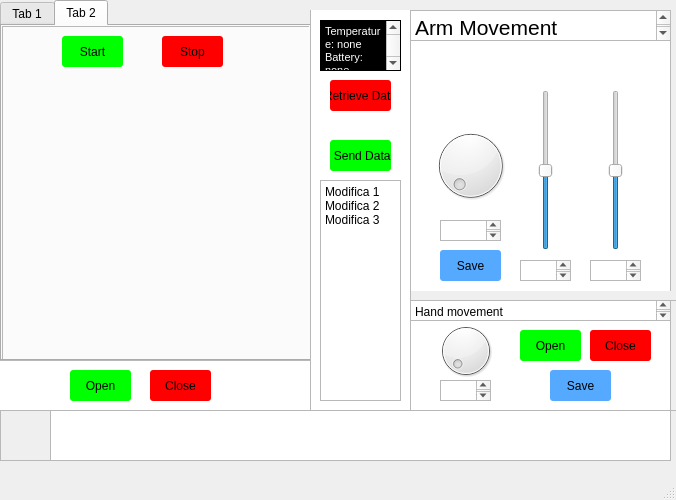
<?xml version="1.0" encoding="UTF-8"?>
<ui version="4.0">
 <class>MainWindow</class>
 <widget class="QMainWindow" name="MainWindow">
  <property name="geometry">
   <rect>
    <x>0</x>
    <y>0</y>
    <width>676</width>
    <height>500</height>
   </rect>
  </property>
  <property name="windowTitle">
   <string>MainWindow</string>
  </property>
  <widget class="QWidget" name="centralwidget">
   <widget class="QTabWidget" name="tabWidget_shellMovementCamera">
    <property name="geometry">
     <rect>
      <x>0</x>
      <y>0</y>
      <width>311</width>
      <height>361</height>
     </rect>
    </property>
    <property name="currentIndex">
     <number>1</number>
    </property>
    <widget class="QWidget" name="tab_shellMovement">
     <attribute name="title">
      <string>Tab 1</string>
     </attribute>
     <widget class="QFrame" name="frame_shellMovement">
      <property name="geometry">
       <rect>
        <x>0</x>
        <y>0</y>
        <width>301</width>
        <height>331</height>
       </rect>
      </property>
      <property name="frameShape">
       <enum>QFrame::StyledPanel</enum>
      </property>
      <property name="frameShadow">
       <enum>QFrame::Raised</enum>
      </property>
      <widget class="QListWidget" name="listWidget_backgroundShellMovement">
       <property name="geometry">
        <rect>
         <x>0</x>
         <y>50</y>
         <width>301</width>
         <height>291</height>
        </rect>
       </property>
      </widget>
      <widget class="QSlider" name="verticalSlider_straightMovement">
       <property name="geometry">
        <rect>
         <x>200</x>
         <y>80</y>
         <width>51</width>
         <height>160</height>
        </rect>
       </property>
       <property name="minimum">
        <number>-255</number>
       </property>
       <property name="maximum">
        <number>255</number>
       </property>
       <property name="orientation">
        <enum>Qt::Vertical</enum>
       </property>
      </widget>
      <widget class="QPlainTextEdit" name="plainTextEdit_straightMovementValue">
       <property name="geometry">
        <rect>
         <x>200</x>
         <y>250</y>
         <width>51</width>
         <height>21</height>
        </rect>
       </property>
      </widget>
      <widget class="QSlider" name="horizontalSlider_pendulum">
       <property name="geometry">
        <rect>
         <x>10</x>
         <y>140</y>
         <width>151</width>
         <height>41</height>
        </rect>
       </property>
       <property name="minimum">
        <number>-30</number>
       </property>
       <property name="maximum">
        <number>30</number>
       </property>
       <property name="orientation">
        <enum>Qt::Horizontal</enum>
       </property>
      </widget>
      <widget class="QPlainTextEdit" name="plainTextEdit_pendulumValue">
       <property name="geometry">
        <rect>
         <x>60</x>
         <y>190</y>
         <width>51</width>
         <height>21</height>
        </rect>
       </property>
      </widget>
      <widget class="QTextBrowser" name="textBrowser_shellMovementTitle">
       <property name="geometry">
        <rect>
         <x>0</x>
         <y>0</y>
         <width>301</width>
         <height>31</height>
        </rect>
       </property>
       <property name="html">
        <string>&lt;!DOCTYPE HTML PUBLIC &quot;-//W3C//DTD HTML 4.0//EN&quot; &quot;http://www.w3.org/TR/REC-html40/strict.dtd&quot;&gt;
&lt;html&gt;&lt;head&gt;&lt;meta name=&quot;qrichtext&quot; content=&quot;1&quot; /&gt;&lt;style type=&quot;text/css&quot;&gt;
p, li { white-space: pre-wrap; }
&lt;/style&gt;&lt;/head&gt;&lt;body style=&quot; font-family:'MS Shell Dlg 2'; font-size:8pt; font-weight:400; font-style:normal;&quot;&gt;
&lt;p align=&quot;justify&quot; style=&quot; margin-top:0px; margin-bottom:0px; margin-left:0px; margin-right:0px; -qt-block-indent:0; text-indent:0px;&quot;&gt;&lt;span style=&quot; font-size:16pt;&quot;&gt;Shell Movement&lt;/span&gt;&lt;/p&gt;&lt;/body&gt;&lt;/html&gt;</string>
       </property>
      </widget>
      <widget class="QPushButton" name="pushButton_shellMovementSave">
       <property name="geometry">
        <rect>
         <x>60</x>
         <y>240</y>
         <width>61</width>
         <height>31</height>
        </rect>
       </property>
       <property name="styleSheet">
        <string notr="true">QPushButton {
border-radius: 3px;
background: rgb(85, 170, 255);
}

QPushButton:hover{
background: rgba(85, 170, 255,190);
}
QPushButton:pressed{
background: rgba(85, 170, 255,120);
}
</string>
       </property>
       <property name="text">
        <string>Save</string>
       </property>
      </widget>
     </widget>
    </widget>
    <widget class="QWidget" name="tab_camera">
     <attribute name="title">
      <string>Tab 2</string>
     </attribute>
     <widget class="QFrame" name="frame_camera">
      <property name="geometry">
       <rect>
        <x>0</x>
        <y>0</y>
        <width>311</width>
        <height>341</height>
       </rect>
      </property>
      <property name="maximumSize">
       <size>
        <width>16777215</width>
        <height>16777215</height>
       </size>
      </property>
      <property name="frameShape">
       <enum>QFrame::StyledPanel</enum>
      </property>
      <property name="frameShadow">
       <enum>QFrame::Raised</enum>
      </property>
      <widget class="QPushButton" name="pushButton_startCamera">
       <property name="geometry">
        <rect>
         <x>60</x>
         <y>10</y>
         <width>61</width>
         <height>31</height>
        </rect>
       </property>
       <property name="styleSheet">
        <string notr="true">QPushButton {
border-radius: 3px;
background: rgb(0, 255, 0);
}

QPushButton:hover{
background: rgba(0, 255, 0, 170)
}
QPushButton:pressed{
background: rgba(0, 255, 0, 90)
}
</string>
       </property>
       <property name="text">
        <string>Start</string>
       </property>
      </widget>
      <widget class="QPushButton" name="pushButton_stopCamera">
       <property name="geometry">
        <rect>
         <x>160</x>
         <y>10</y>
         <width>61</width>
         <height>31</height>
        </rect>
       </property>
       <property name="styleSheet">
        <string notr="true">QPushButton {
border-radius: 3px;
background: rgb(255, 0, 0)
}
QPushButton:hover{
background: rgba(255, 0, 0, 170)
}
QPushButton:pressed{
background: rgba(255, 0, 0, 90)
}
</string>
       </property>
       <property name="text">
        <string>Stop</string>
       </property>
      </widget>
      <widget class="QLabel" name="label_camera">
       <property name="geometry">
        <rect>
         <x>0</x>
         <y>50</y>
         <width>301</width>
         <height>281</height>
        </rect>
       </property>
       <property name="text">
        <string/>
       </property>
      </widget>
     </widget>
    </widget>
   </widget>
   <widget class="QFrame" name="frame_shellOpening">
    <property name="geometry">
     <rect>
      <x>0</x>
      <y>360</y>
      <width>311</width>
      <height>51</height>
     </rect>
    </property>
    <property name="frameShape">
     <enum>QFrame::StyledPanel</enum>
    </property>
    <property name="frameShadow">
     <enum>QFrame::Raised</enum>
    </property>
    <widget class="QPushButton" name="pushButton_shellOpen">
     <property name="geometry">
      <rect>
       <x>70</x>
       <y>10</y>
       <width>61</width>
       <height>31</height>
      </rect>
     </property>
     <property name="styleSheet">
      <string notr="true">QPushButton {
border-radius: 3px;
background: rgb(0, 255, 0);
}

QPushButton:hover{
background: rgba(0, 255, 0, 170)
}
QPushButton:pressed{
background: rgba(0, 255, 0, 90)
}
</string>
     </property>
     <property name="text">
      <string>Open</string>
     </property>
    </widget>
    <widget class="QPushButton" name="pushButton_shellClose">
     <property name="geometry">
      <rect>
       <x>150</x>
       <y>10</y>
       <width>61</width>
       <height>31</height>
      </rect>
     </property>
     <property name="styleSheet">
      <string notr="true">QPushButton {
border-radius: 3px;
background: rgb(255, 0, 0)
}
QPushButton:hover{
background: rgba(255, 0, 0, 170)
}
QPushButton:pressed{
background: rgba(255, 0, 0, 90)
}
</string>
     </property>
     <property name="text">
      <string>Close</string>
     </property>
    </widget>
    <widget class="QListWidget" name="listWidget_backgroundShellOpening">
     <property name="geometry">
      <rect>
       <x>-10</x>
       <y>0</y>
       <width>321</width>
       <height>51</height>
      </rect>
     </property>
    </widget>
    <zorder>listWidget_backgroundShellOpening</zorder>
    <zorder>pushButton_shellOpen</zorder>
    <zorder>pushButton_shellClose</zorder>
   </widget>
   <widget class="QFrame" name="frame_data">
    <property name="geometry">
     <rect>
      <x>310</x>
      <y>10</y>
      <width>101</width>
      <height>401</height>
     </rect>
    </property>
    <property name="frameShape">
     <enum>QFrame::StyledPanel</enum>
    </property>
    <property name="frameShadow">
     <enum>QFrame::Raised</enum>
    </property>
    <widget class="QListWidget" name="listWidget_backgroundData">
     <property name="geometry">
      <rect>
       <x>0</x>
       <y>-10</y>
       <width>101</width>
       <height>411</height>
      </rect>
     </property>
     <property name="movement">
      <enum>QListView::Static</enum>
     </property>
    </widget>
    <widget class="QPushButton" name="pushButton_dataSend">
     <property name="geometry">
      <rect>
       <x>20</x>
       <y>130</y>
       <width>61</width>
       <height>31</height>
      </rect>
     </property>
     <property name="styleSheet">
      <string notr="true">QPushButton {
border-radius: 3px;
background: rgb(0, 255, 0);
}

QPushButton:hover{
background: rgba(0, 255, 0, 170)
}
QPushButton:pressed{
background: rgba(0, 255, 0, 90)
}
</string>
     </property>
     <property name="text">
      <string> Send Data</string>
     </property>
    </widget>
    <widget class="QPlainTextEdit" name="plainTextEdit_console">
     <property name="geometry">
      <rect>
       <x>10</x>
       <y>170</y>
       <width>81</width>
       <height>221</height>
      </rect>
     </property>
     <property name="plainText">
      <string>Modifica 1
Modifica 2
Modifica 3</string>
     </property>
    </widget>
    <widget class="QTextBrowser" name="textBrowser_sensorsDisplay">
     <property name="geometry">
      <rect>
       <x>10</x>
       <y>10</y>
       <width>81</width>
       <height>51</height>
      </rect>
     </property>
     <property name="styleSheet">
      <string notr="true">QTextBrowser{
background:rgb(0, 0, 0);
color:white
}</string>
     </property>
     <property name="html">
      <string>&lt;!DOCTYPE HTML PUBLIC &quot;-//W3C//DTD HTML 4.0//EN&quot; &quot;http://www.w3.org/TR/REC-html40/strict.dtd&quot;&gt;
&lt;html&gt;&lt;head&gt;&lt;meta name=&quot;qrichtext&quot; content=&quot;1&quot; /&gt;&lt;style type=&quot;text/css&quot;&gt;
p, li { white-space: pre-wrap; }
&lt;/style&gt;&lt;/head&gt;&lt;body style=&quot; font-family:'MS Shell Dlg 2'; font-size:8pt; font-weight:400; font-style:normal;&quot;&gt;
&lt;p style=&quot; margin-top:0px; margin-bottom:0px; margin-left:0px; margin-right:0px; -qt-block-indent:0; text-indent:0px;&quot;&gt;Temperature: none&lt;/p&gt;
&lt;p style=&quot; margin-top:0px; margin-bottom:0px; margin-left:0px; margin-right:0px; -qt-block-indent:0; text-indent:0px;&quot;&gt;Battery: none&lt;/p&gt;
&lt;p style=&quot; margin-top:0px; margin-bottom:0px; margin-left:0px; margin-right:0px; -qt-block-indent:0; text-indent:0px;&quot;&gt;Speed: none&lt;/p&gt;&lt;/body&gt;&lt;/html&gt;</string>
     </property>
    </widget>
    <widget class="QPushButton" name="pushButton_dataRetrieve">
     <property name="geometry">
      <rect>
       <x>20</x>
       <y>70</y>
       <width>61</width>
       <height>31</height>
      </rect>
     </property>
     <property name="styleSheet">
      <string notr="true">QPushButton {
border-radius: 3px;
background: rgb(255, 0, 0)
}
QPushButton:hover{
background: rgba(255, 0, 0, 170)
}
QPushButton:pressed{
background: rgba(255, 0, 0, 90)
}
</string>
     </property>
     <property name="text">
      <string>Retrieve Data</string>
     </property>
    </widget>
   </widget>
   <widget class="QFrame" name="frame_statusBarLogo">
    <property name="geometry">
     <rect>
      <x>0</x>
      <y>410</y>
      <width>671</width>
      <height>51</height>
     </rect>
    </property>
    <property name="frameShape">
     <enum>QFrame::StyledPanel</enum>
    </property>
    <property name="frameShadow">
     <enum>QFrame::Raised</enum>
    </property>
    <widget class="QListWidget" name="listWidget_backgroundStatusBar">
     <property name="geometry">
      <rect>
       <x>50</x>
       <y>0</y>
       <width>621</width>
       <height>51</height>
      </rect>
     </property>
    </widget>
    <widget class="QFrame" name="frame_logo">
     <property name="geometry">
      <rect>
       <x>0</x>
       <y>0</y>
       <width>51</width>
       <height>51</height>
      </rect>
     </property>
     <property name="frameShape">
      <enum>QFrame::StyledPanel</enum>
     </property>
     <property name="frameShadow">
      <enum>QFrame::Raised</enum>
     </property>
    </widget>
   </widget>
   <widget class="QFrame" name="frame_handMovement">
    <property name="geometry">
     <rect>
      <x>410</x>
      <y>300</y>
      <width>271</width>
      <height>111</height>
     </rect>
    </property>
    <property name="frameShape">
     <enum>QFrame::StyledPanel</enum>
    </property>
    <property name="frameShadow">
     <enum>QFrame::Raised</enum>
    </property>
    <widget class="QDial" name="dial_handRotation">
     <property name="geometry">
      <rect>
       <x>20</x>
       <y>20</y>
       <width>71</width>
       <height>61</height>
      </rect>
     </property>
     <property name="maximum">
      <number>359</number>
     </property>
    </widget>
    <widget class="QPushButton" name="pushButton_handOpen">
     <property name="geometry">
      <rect>
       <x>110</x>
       <y>30</y>
       <width>61</width>
       <height>31</height>
      </rect>
     </property>
     <property name="styleSheet">
      <string notr="true">QPushButton {
border-radius: 3px;
background: rgb(0, 255, 0);
}

QPushButton:hover{
background: rgba(0, 255, 0, 170)
}
QPushButton:pressed{
background: rgba(0, 255, 0, 90)
}
</string>
     </property>
     <property name="text">
      <string>Open</string>
     </property>
    </widget>
    <widget class="QPushButton" name="pushButton_handClose">
     <property name="geometry">
      <rect>
       <x>180</x>
       <y>30</y>
       <width>61</width>
       <height>31</height>
      </rect>
     </property>
     <property name="styleSheet">
      <string notr="true">QPushButton {
border-radius: 3px;
background: rgb(255, 0, 0)
}
QPushButton:hover{
background: rgba(255, 0, 0, 170)
}
QPushButton:pressed{
background: rgba(255, 0, 0, 90)
}
</string>
     </property>
     <property name="text">
      <string>Close</string>
     </property>
    </widget>
    <widget class="QListWidget" name="listWidget_backgroundHandMovement">
     <property name="geometry">
      <rect>
       <x>0</x>
       <y>0</y>
       <width>261</width>
       <height>111</height>
      </rect>
     </property>
    </widget>
    <widget class="QPlainTextEdit" name="plainTextEdit_handRotationValue">
     <property name="geometry">
      <rect>
       <x>30</x>
       <y>80</y>
       <width>51</width>
       <height>21</height>
      </rect>
     </property>
    </widget>
    <widget class="QPushButton" name="pushButton_handMovementSave">
     <property name="geometry">
      <rect>
       <x>140</x>
       <y>70</y>
       <width>61</width>
       <height>31</height>
      </rect>
     </property>
     <property name="styleSheet">
      <string notr="true">QPushButton {
border-radius: 3px;
background: rgb(85, 170, 255);
}

QPushButton:hover{
background: rgba(85, 170, 255,190);
}
QPushButton:pressed{
background: rgba(85, 170, 255,120);
}
</string>
     </property>
     <property name="text">
      <string>Save</string>
     </property>
    </widget>
    <widget class="QTextBrowser" name="textBrowser_handMovementTitle">
     <property name="geometry">
      <rect>
       <x>0</x>
       <y>0</y>
       <width>261</width>
       <height>21</height>
      </rect>
     </property>
     <property name="html">
      <string>&lt;!DOCTYPE HTML PUBLIC &quot;-//W3C//DTD HTML 4.0//EN&quot; &quot;http://www.w3.org/TR/REC-html40/strict.dtd&quot;&gt;
&lt;html&gt;&lt;head&gt;&lt;meta name=&quot;qrichtext&quot; content=&quot;1&quot; /&gt;&lt;style type=&quot;text/css&quot;&gt;
p, li { white-space: pre-wrap; }
&lt;/style&gt;&lt;/head&gt;&lt;body style=&quot; font-family:'MS Shell Dlg 2'; font-size:8pt; font-weight:400; font-style:normal;&quot;&gt;
&lt;p style=&quot; margin-top:0px; margin-bottom:0px; margin-left:0px; margin-right:0px; -qt-block-indent:0; text-indent:0px;&quot;&gt;&lt;span style=&quot; font-size:9pt;&quot;&gt;Hand movement&lt;/span&gt;&lt;/p&gt;&lt;/body&gt;&lt;/html&gt;</string>
     </property>
    </widget>
    <zorder>listWidget_backgroundHandMovement</zorder>
    <zorder>dial_handRotation</zorder>
    <zorder>pushButton_handOpen</zorder>
    <zorder>pushButton_handClose</zorder>
    <zorder>plainTextEdit_handRotationValue</zorder>
    <zorder>pushButton_handMovementSave</zorder>
    <zorder>textBrowser_handMovementTitle</zorder>
   </widget>
   <widget class="QFrame" name="frame_armMovement">
    <property name="geometry">
     <rect>
      <x>410</x>
      <y>10</y>
      <width>261</width>
      <height>281</height>
     </rect>
    </property>
    <property name="frameShape">
     <enum>QFrame::StyledPanel</enum>
    </property>
    <property name="frameShadow">
     <enum>QFrame::Raised</enum>
    </property>
    <widget class="QListWidget" name="listWidget_backgroundArmMovement">
     <property name="geometry">
      <rect>
       <x>0</x>
       <y>0</y>
       <width>261</width>
       <height>291</height>
      </rect>
     </property>
    </widget>
    <widget class="QDial" name="dial_armShoulder">
     <property name="geometry">
      <rect>
       <x>20</x>
       <y>100</y>
       <width>81</width>
       <height>111</height>
      </rect>
     </property>
     <property name="maximum">
      <number>180</number>
     </property>
    </widget>
    <widget class="QSlider" name="verticalSlider_armSecondShoulder">
     <property name="geometry">
      <rect>
       <x>110</x>
       <y>80</y>
       <width>51</width>
       <height>160</height>
      </rect>
     </property>
     <property name="minimum">
      <number>-90</number>
     </property>
     <property name="maximum">
      <number>90</number>
     </property>
     <property name="orientation">
      <enum>Qt::Vertical</enum>
     </property>
    </widget>
    <widget class="QSlider" name="verticalSlider_armElbow">
     <property name="geometry">
      <rect>
       <x>180</x>
       <y>80</y>
       <width>51</width>
       <height>160</height>
      </rect>
     </property>
     <property name="minimum">
      <number>-90</number>
     </property>
     <property name="maximum">
      <number>90</number>
     </property>
     <property name="orientation">
      <enum>Qt::Vertical</enum>
     </property>
    </widget>
    <widget class="QPlainTextEdit" name="plainTextEdit_armShoulderValue">
     <property name="geometry">
      <rect>
       <x>30</x>
       <y>210</y>
       <width>61</width>
       <height>21</height>
      </rect>
     </property>
    </widget>
    <widget class="QPlainTextEdit" name="plainTextEdit_armSecondShoulderValue">
     <property name="geometry">
      <rect>
       <x>110</x>
       <y>250</y>
       <width>51</width>
       <height>21</height>
      </rect>
     </property>
    </widget>
    <widget class="QPlainTextEdit" name="plainTextEdit_armElbowValue">
     <property name="geometry">
      <rect>
       <x>180</x>
       <y>250</y>
       <width>51</width>
       <height>21</height>
      </rect>
     </property>
    </widget>
    <widget class="QPushButton" name="pushButton_armMovementSave">
     <property name="geometry">
      <rect>
       <x>30</x>
       <y>240</y>
       <width>61</width>
       <height>31</height>
      </rect>
     </property>
     <property name="styleSheet">
      <string notr="true">QPushButton {
border-radius: 3px;
background: rgb(85, 170, 255);
}

QPushButton:hover{
background: rgba(85, 170, 255,190);
}
QPushButton:pressed{
background: rgba(85, 170, 255,120);
}
</string>
     </property>
     <property name="text">
      <string>Save</string>
     </property>
    </widget>
    <widget class="QTextBrowser" name="textBrowser_armMovementTitle">
     <property name="geometry">
      <rect>
       <x>0</x>
       <y>0</y>
       <width>261</width>
       <height>31</height>
      </rect>
     </property>
     <property name="html">
      <string>&lt;!DOCTYPE HTML PUBLIC &quot;-//W3C//DTD HTML 4.0//EN&quot; &quot;http://www.w3.org/TR/REC-html40/strict.dtd&quot;&gt;
&lt;html&gt;&lt;head&gt;&lt;meta name=&quot;qrichtext&quot; content=&quot;1&quot; /&gt;&lt;style type=&quot;text/css&quot;&gt;
p, li { white-space: pre-wrap; }
&lt;/style&gt;&lt;/head&gt;&lt;body style=&quot; font-family:'MS Shell Dlg 2'; font-size:8pt; font-weight:400; font-style:normal;&quot;&gt;
&lt;p align=&quot;justify&quot; style=&quot; margin-top:0px; margin-bottom:0px; margin-left:0px; margin-right:0px; -qt-block-indent:0; text-indent:0px;&quot;&gt;&lt;span style=&quot; font-size:16pt;&quot;&gt;Arm Movement&lt;/span&gt;&lt;/p&gt;&lt;/body&gt;&lt;/html&gt;</string>
     </property>
    </widget>
   </widget>
  </widget>
  <widget class="QMenuBar" name="menubar">
   <property name="geometry">
    <rect>
     <x>0</x>
     <y>0</y>
     <width>676</width>
     <height>18</height>
    </rect>
   </property>
  </widget>
  <widget class="QStatusBar" name="statusbar"/>
 </widget>
 <resources/>
 <connections/>
</ui>
